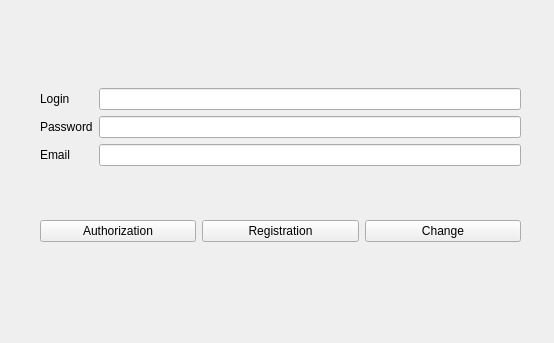
<?xml version="1.0" encoding="UTF-8"?>
<ui version="4.0">
 <class>AuthRegForm</class>
 <widget class="QWidget" name="AuthRegForm">
  <property name="geometry">
   <rect>
    <x>0</x>
    <y>0</y>
    <width>554</width>
    <height>343</height>
   </rect>
  </property>
  <property name="windowTitle">
   <string>Form</string>
  </property>
  <widget class="QWidget" name="verticalLayoutWidget">
   <property name="geometry">
    <rect>
     <x>40</x>
     <y>40</y>
     <width>481</width>
     <height>251</height>
    </rect>
   </property>
   <layout class="QVBoxLayout" name="verticalLayout">
    <item>
     <layout class="QGridLayout" name="gridLayout">
      <item row="2" column="0">
       <widget class="QLabel" name="label_Email">
        <property name="text">
         <string>Email</string>
        </property>
       </widget>
      </item>
      <item row="1" column="0">
       <widget class="QLabel" name="label_2">
        <property name="text">
         <string>Password</string>
        </property>
       </widget>
      </item>
      <item row="0" column="0">
       <widget class="QLabel" name="label_Login">
        <property name="text">
         <string>Login</string>
        </property>
       </widget>
      </item>
      <item row="0" column="1">
       <widget class="QLineEdit" name="lineEditLogin"/>
      </item>
      <item row="1" column="1">
       <widget class="QLineEdit" name="lineEdit_Password"/>
      </item>
      <item row="2" column="1">
       <widget class="QLineEdit" name="lineEdit_3"/>
      </item>
     </layout>
    </item>
    <item>
     <layout class="QHBoxLayout" name="horizontalLayout">
      <item>
       <widget class="QPushButton" name="pushButtonAuth">
        <property name="text">
         <string>Authorization</string>
        </property>
       </widget>
      </item>
      <item>
       <widget class="QPushButton" name="pushButton_Registration">
        <property name="text">
         <string>Registration</string>
        </property>
       </widget>
      </item>
      <item>
       <widget class="QPushButton" name="pushButton_3">
        <property name="text">
         <string>Change</string>
        </property>
       </widget>
      </item>
     </layout>
    </item>
   </layout>
  </widget>
 </widget>
 <resources/>
 <connections/>
</ui>
